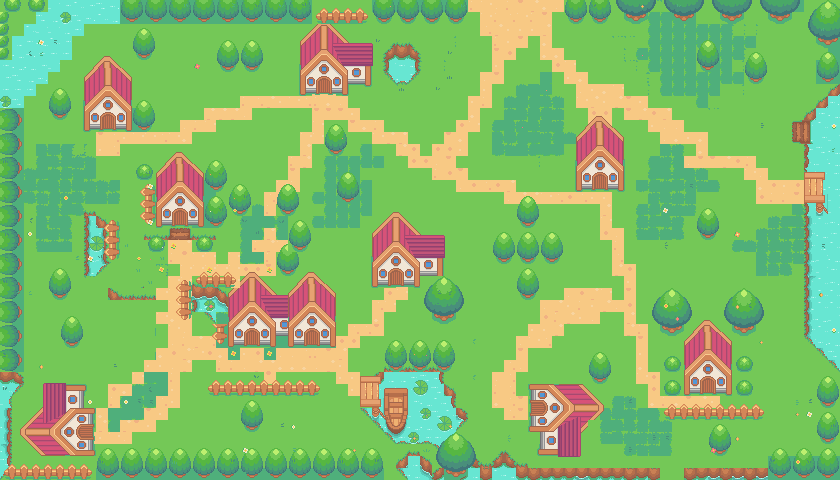

Rendered tile map (Tiled .tmx) drawn with the repository's tilesets; below, a short description and the map source with its tile grids summarised:
An orthogonal 70x40 tile map with 12x12 px tiles, 7 tile layers (water, island, port, herbre, ...).

<map version="1.10" tiledversion="1.12.2" orientation="orthogonal" renderorder="right-down" width="70" height="40" tilewidth="12" tileheight="12" infinite="0" nextlayerid="9" nextobjectid="1">
 <tileset firstgid="1" source="pokemon style game.tsx" />
 <layer id="1" name="water" width="70" height="40">
  <data>[2800 cells, 2798 non-empty, 9 distinct tile ids]</data>
 </layer>
 <layer id="3" name="island" width="70" height="40">
  <data>[2800 cells, 2690 non-empty, 120 distinct tile ids]</data>
 </layer>
 <layer id="8" name="port" width="70" height="40">
  <data>[2800 cells, 19 non-empty, 19 distinct tile ids]</data>
 </layer>
 <layer id="7" name="herbre" width="70" height="40">
  <data>[2800 cells, 256 non-empty, 21 distinct tile ids]</data>
 </layer>
 <layer id="5" name="mur" width="70" height="40">
  <data>[2800 cells, 971 non-empty, 132 distinct tile ids]</data>
 </layer>
 <layer id="4" name="deco" width="70" height="40">
  <data>[2800 cells, 170 non-empty, 54 distinct tile ids]</data>
 </layer>
 <layer id="6" name="porte" width="70" height="40">
  <data>[2800 cells, 40 non-empty, 12 distinct tile ids]</data>
 </layer>
</map>
